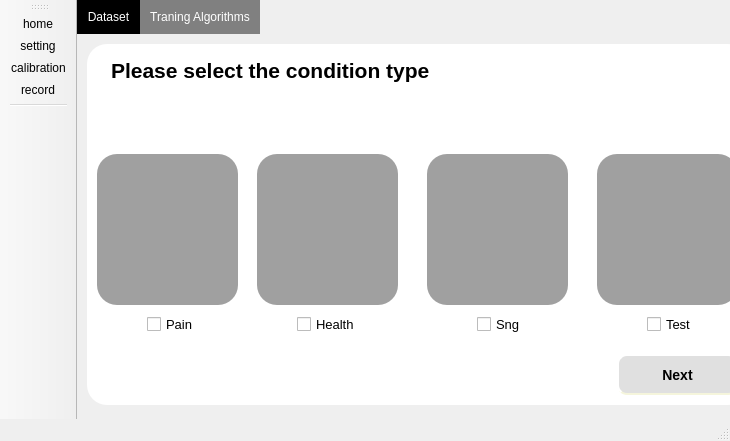
<?xml version="1.0" encoding="UTF-8"?>
<ui version="4.0">
 <class>MainWindow</class>
 <widget class="QMainWindow" name="MainWindow">
  <property name="geometry">
   <rect>
    <x>0</x>
    <y>0</y>
    <width>730</width>
    <height>441</height>
   </rect>
  </property>
  <property name="windowTitle">
   <string>MainWindow</string>
  </property>
  <widget class="QWidget" name="centralwidget">
   <widget class="QTabWidget" name="tabWidget">
    <property name="geometry">
     <rect>
      <x>0</x>
      <y>0</y>
      <width>681</width>
      <height>421</height>
     </rect>
    </property>
    <property name="styleSheet">
     <string notr="true">QTabWidget::tab-bar {
   border: 1px solid gray;
}
QTabBar::tab {
  background: gray;
  color: white;
  padding: 10px;
 }

 QTabBar::tab:selected {
  background: rgb(0, 0, 0);
 }
QTabWidget::pane { 
   border: none;
}</string>
    </property>
    <property name="currentIndex">
     <number>0</number>
    </property>
    <widget class="QWidget" name="tab">
     <attribute name="title">
      <string>Dataset</string>
     </attribute>
     <widget class="QLabel" name="label">
      <property name="geometry">
       <rect>
        <x>30</x>
        <y>140</y>
        <width>121</width>
        <height>121</height>
       </rect>
      </property>
      <property name="styleSheet">
       <string notr="true">border-bottom-right-radius:50px;</string>
      </property>
      <property name="text">
       <string/>
      </property>
      <property name="pixmap">
       <pixmap>image/coronavirus.png</pixmap>
      </property>
      <property name="scaledContents">
       <bool>true</bool>
      </property>
     </widget>
     <widget class="QLabel" name="label_2">
      <property name="geometry">
       <rect>
        <x>200</x>
        <y>140</y>
        <width>101</width>
        <height>121</height>
       </rect>
      </property>
      <property name="text">
       <string/>
      </property>
      <property name="pixmap">
       <pixmap>image/heart-beat.png</pixmap>
      </property>
      <property name="scaledContents">
       <bool>true</bool>
      </property>
     </widget>
     <widget class="QLabel" name="label_3">
      <property name="geometry">
       <rect>
        <x>360</x>
        <y>140</y>
        <width>121</width>
        <height>111</height>
       </rect>
      </property>
      <property name="text">
       <string/>
      </property>
      <property name="pixmap">
       <pixmap>image/pain.png</pixmap>
      </property>
      <property name="scaledContents">
       <bool>true</bool>
      </property>
     </widget>
     <widget class="QCheckBox" name="pain_checkbox">
      <property name="geometry">
       <rect>
        <x>70</x>
        <y>280</y>
        <width>51</width>
        <height>20</height>
       </rect>
      </property>
      <property name="font">
       <font>
        <pointsize>10</pointsize>
       </font>
      </property>
      <property name="text">
       <string>Pain</string>
      </property>
     </widget>
     <widget class="QCheckBox" name="health_checkbox">
      <property name="geometry">
       <rect>
        <x>220</x>
        <y>280</y>
        <width>61</width>
        <height>20</height>
       </rect>
      </property>
      <property name="font">
       <font>
        <pointsize>10</pointsize>
       </font>
      </property>
      <property name="text">
       <string>Health</string>
      </property>
     </widget>
     <widget class="QCheckBox" name="sng_checkbox">
      <property name="geometry">
       <rect>
        <x>400</x>
        <y>280</y>
        <width>51</width>
        <height>20</height>
       </rect>
      </property>
      <property name="font">
       <font>
        <pointsize>10</pointsize>
       </font>
      </property>
      <property name="text">
       <string>Sng</string>
      </property>
     </widget>
     <widget class="QPushButton" name="dataset_next_button">
      <property name="geometry">
       <rect>
        <x>540</x>
        <y>320</y>
        <width>121</width>
        <height>41</height>
       </rect>
      </property>
      <property name="styleSheet">
       <string notr="true">QPushButton {
    background-color:rgb(224, 224, 224);
    border-style: outset;
    border-width: 2px;
    border-radius: 10px;
    border-color: beige;
    font: bold 14px;
    padding: 6px;
}</string>
      </property>
      <property name="text">
       <string>Next</string>
      </property>
     </widget>
     <widget class="QLabel" name="label_15">
      <property name="geometry">
       <rect>
        <x>10</x>
        <y>10</y>
        <width>661</width>
        <height>361</height>
       </rect>
      </property>
      <property name="styleSheet">
       <string notr="true">background-color:rgba(255,255,255,255);
border-radius:20px;</string>
      </property>
      <property name="text">
       <string/>
      </property>
     </widget>
     <widget class="QTextBrowser" name="textBrowser_3">
      <property name="geometry">
       <rect>
        <x>30</x>
        <y>20</y>
        <width>361</width>
        <height>41</height>
       </rect>
      </property>
      <property name="font">
       <font>
        <pointsize>14</pointsize>
       </font>
      </property>
      <property name="frameShape">
       <enum>QFrame::NoFrame</enum>
      </property>
      <property name="frameShadow">
       <enum>QFrame::Plain</enum>
      </property>
      <property name="html">
       <string>&lt;!DOCTYPE HTML PUBLIC &quot;-//W3C//DTD HTML 4.0//EN&quot; &quot;http://www.w3.org/TR/REC-html40/strict.dtd&quot;&gt;
&lt;html&gt;&lt;head&gt;&lt;meta name=&quot;qrichtext&quot; content=&quot;1&quot; /&gt;&lt;style type=&quot;text/css&quot;&gt;
p, li { white-space: pre-wrap; }
&lt;/style&gt;&lt;/head&gt;&lt;body style=&quot; font-family:'MS Shell Dlg 2'; font-size:14pt; font-weight:400; font-style:normal;&quot;&gt;
&lt;p style=&quot; margin-top:0px; margin-bottom:0px; margin-left:0px; margin-right:0px; -qt-block-indent:0; text-indent:0px;&quot;&gt;&lt;span style=&quot; font-size:16pt; font-weight:600; color:#000000;&quot;&gt;Please select the condition type&lt;/span&gt;&lt;/p&gt;&lt;/body&gt;&lt;/html&gt;</string>
      </property>
     </widget>
     <widget class="QLabel" name="label_16">
      <property name="geometry">
       <rect>
        <x>20</x>
        <y>120</y>
        <width>141</width>
        <height>151</height>
       </rect>
      </property>
      <property name="styleSheet">
       <string notr="true">background-color: rgb(160,160,160);
border-radius: 20px;</string>
      </property>
      <property name="text">
       <string/>
      </property>
     </widget>
     <widget class="QLabel" name="label_22">
      <property name="geometry">
       <rect>
        <x>180</x>
        <y>120</y>
        <width>141</width>
        <height>151</height>
       </rect>
      </property>
      <property name="styleSheet">
       <string notr="true">background-color: rgb(160,160,160);
border-radius: 20px;</string>
      </property>
      <property name="text">
       <string/>
      </property>
     </widget>
     <widget class="QLabel" name="label_23">
      <property name="geometry">
       <rect>
        <x>520</x>
        <y>120</y>
        <width>141</width>
        <height>151</height>
       </rect>
      </property>
      <property name="styleSheet">
       <string notr="true">background-color: rgb(160,160,160);
border-radius: 20px;</string>
      </property>
      <property name="text">
       <string/>
      </property>
     </widget>
     <widget class="QLabel" name="label_18">
      <property name="geometry">
       <rect>
        <x>350</x>
        <y>120</y>
        <width>141</width>
        <height>151</height>
       </rect>
      </property>
      <property name="styleSheet">
       <string notr="true">background-color: rgb(160,160,160);
border-radius: 20px;</string>
      </property>
      <property name="text">
       <string/>
      </property>
     </widget>
     <widget class="QLabel" name="label_6">
      <property name="geometry">
       <rect>
        <x>550</x>
        <y>160</y>
        <width>91</width>
        <height>81</height>
       </rect>
      </property>
      <property name="text">
       <string/>
      </property>
      <property name="pixmap">
       <pixmap>image/question.png</pixmap>
      </property>
      <property name="scaledContents">
       <bool>true</bool>
      </property>
     </widget>
     <widget class="QCheckBox" name="test_checkbox">
      <property name="geometry">
       <rect>
        <x>570</x>
        <y>280</y>
        <width>51</width>
        <height>20</height>
       </rect>
      </property>
      <property name="font">
       <font>
        <pointsize>10</pointsize>
       </font>
      </property>
      <property name="text">
       <string>Test</string>
      </property>
     </widget>
     <zorder>label_15</zorder>
     <zorder>label_22</zorder>
     <zorder>label_16</zorder>
     <zorder>label</zorder>
     <zorder>label_2</zorder>
     <zorder>pain_checkbox</zorder>
     <zorder>health_checkbox</zorder>
     <zorder>sng_checkbox</zorder>
     <zorder>dataset_next_button</zorder>
     <zorder>textBrowser_3</zorder>
     <zorder>label_23</zorder>
     <zorder>label_18</zorder>
     <zorder>label_3</zorder>
     <zorder>label_6</zorder>
     <zorder>test_checkbox</zorder>
    </widget>
    <widget class="QWidget" name="tab_2">
     <attribute name="title">
      <string>Traning Algorithms</string>
     </attribute>
     <widget class="QLabel" name="label_17">
      <property name="geometry">
       <rect>
        <x>10</x>
        <y>10</y>
        <width>661</width>
        <height>371</height>
       </rect>
      </property>
      <property name="styleSheet">
       <string notr="true">background-color:rgba(255,255,255,255);
border-radius:20px;</string>
      </property>
      <property name="text">
       <string/>
      </property>
     </widget>
     <widget class="QPushButton" name="setting_next_button">
      <property name="geometry">
       <rect>
        <x>540</x>
        <y>320</y>
        <width>121</width>
        <height>41</height>
       </rect>
      </property>
      <property name="styleSheet">
       <string notr="true">QPushButton {
	background-color: rgb(255, 0, 0);
    border-style: outset;
    border-width: 2px;
    border-radius: 10px;
    border-color: beige;
    font: bold 14px;
    padding: 6px;
}</string>
      </property>
      <property name="text">
       <string>Next</string>
      </property>
     </widget>
     <widget class="QGroupBox" name="groupBox_2">
      <property name="geometry">
       <rect>
        <x>20</x>
        <y>130</y>
        <width>511</width>
        <height>241</height>
       </rect>
      </property>
      <property name="styleSheet">
       <string notr="true"/>
      </property>
      <property name="title">
       <string>Video record</string>
      </property>
      <widget class="QGroupBox" name="groupBox_6">
       <property name="geometry">
        <rect>
         <x>10</x>
         <y>70</y>
         <width>481</width>
         <height>161</height>
        </rect>
       </property>
       <property name="styleSheet">
        <string notr="true">background-color: rgb(160, 160, 160);</string>
       </property>
       <property name="title">
        <string/>
       </property>
       <widget class="QLabel" name="label_9">
        <property name="geometry">
         <rect>
          <x>10</x>
          <y>40</y>
          <width>81</width>
          <height>20</height>
         </rect>
        </property>
        <property name="font">
         <font>
          <pointsize>10</pointsize>
         </font>
        </property>
        <property name="layoutDirection">
         <enum>Qt::LeftToRight</enum>
        </property>
        <property name="text">
         <string>Type of Drug:</string>
        </property>
        <property name="alignment">
         <set>Qt::AlignCenter</set>
        </property>
       </widget>
       <widget class="QLabel" name="label_10">
        <property name="geometry">
         <rect>
          <x>10</x>
          <y>70</y>
          <width>81</width>
          <height>20</height>
         </rect>
        </property>
        <property name="font">
         <font>
          <pointsize>10</pointsize>
         </font>
        </property>
        <property name="text">
         <string>Mouse name:</string>
        </property>
       </widget>
       <widget class="QComboBox" name="typeofdrug">
        <property name="geometry">
         <rect>
          <x>100</x>
          <y>40</y>
          <width>81</width>
          <height>21</height>
         </rect>
        </property>
        <property name="styleSheet">
         <string notr="true">background-color: rgb(255, 255, 255);</string>
        </property>
        <item>
         <property name="text">
          <string>base</string>
         </property>
        </item>
        <item>
         <property name="text">
          <string>pain</string>
         </property>
        </item>
        <item>
         <property name="text">
          <string>vehicle</string>
         </property>
        </item>
        <item>
         <property name="text">
          <string>jmf3737</string>
         </property>
        </item>
        <item>
         <property name="text">
          <string>pregablin</string>
         </property>
        </item>
        <item>
         <property name="text">
          <string>Cap</string>
         </property>
        </item>
        <item>
         <property name="text">
          <string>ph5.2</string>
         </property>
        </item>
        <item>
         <property name="text">
          <string>ph7.3</string>
         </property>
        </item>
        <item>
         <property name="text">
          <string>Asic3Ko</string>
         </property>
        </item>
       </widget>
       <widget class="QLabel" name="NN_split">
        <property name="geometry">
         <rect>
          <x>40</x>
          <y>100</y>
          <width>51</width>
          <height>16</height>
         </rect>
        </property>
        <property name="font">
         <font>
          <pointsize>10</pointsize>
         </font>
        </property>
        <property name="text">
         <string>Date:</string>
        </property>
       </widget>
       <widget class="QLabel" name="batch_size">
        <property name="geometry">
         <rect>
          <x>20</x>
          <y>10</y>
          <width>81</width>
          <height>20</height>
         </rect>
        </property>
        <property name="font">
         <font>
          <pointsize>10</pointsize>
         </font>
        </property>
        <property name="text">
         <string>Save path:</string>
        </property>
       </widget>
       <widget class="QLineEdit" name="mousename_editor">
        <property name="geometry">
         <rect>
          <x>100</x>
          <y>70</y>
          <width>111</width>
          <height>22</height>
         </rect>
        </property>
        <property name="styleSheet">
         <string notr="true">background-color: rgb(255, 255, 255);</string>
        </property>
       </widget>
       <widget class="QLineEdit" name="savepath_editor">
        <property name="geometry">
         <rect>
          <x>100</x>
          <y>10</y>
          <width>301</width>
          <height>22</height>
         </rect>
        </property>
        <property name="styleSheet">
         <string notr="true">background-color: rgb(255, 255, 255);</string>
        </property>
       </widget>
       <widget class="QPushButton" name="LoadButton">
        <property name="geometry">
         <rect>
          <x>410</x>
          <y>10</y>
          <width>61</width>
          <height>21</height>
         </rect>
        </property>
        <property name="styleSheet">
         <string notr="true">QPushButton {
	background-color: rgb(255,255, 255);
    border-radius: 5px;
    font: 12px;
    padding: 3px;
}</string>
        </property>
        <property name="text">
         <string>Load</string>
        </property>
       </widget>
       <widget class="QDateEdit" name="dateEdit">
        <property name="geometry">
         <rect>
          <x>100</x>
          <y>100</y>
          <width>110</width>
          <height>22</height>
         </rect>
        </property>
        <property name="styleSheet">
         <string notr="true">QDateTimeEdit {
    background-color: white;
    border: 1px solid gray;
    padding: 2px;
    border-radius: 3px;
    font-size: 12px;
}</string>
        </property>
        <property name="currentSection">
         <enum>QDateTimeEdit::MonthSection</enum>
        </property>
       </widget>
       <widget class="QLabel" name="NN_split_2">
        <property name="geometry">
         <rect>
          <x>10</x>
          <y>130</y>
          <width>91</width>
          <height>20</height>
         </rect>
        </property>
        <property name="font">
         <font>
          <pointsize>9</pointsize>
         </font>
        </property>
        <property name="text">
         <string>Recording time:</string>
        </property>
       </widget>
       <widget class="QComboBox" name="recordingtime">
        <property name="geometry">
         <rect>
          <x>100</x>
          <y>130</y>
          <width>81</width>
          <height>21</height>
         </rect>
        </property>
        <property name="styleSheet">
         <string notr="true">background-color: rgb(255, 255, 255);</string>
        </property>
        <item>
         <property name="text">
          <string>1 min</string>
         </property>
        </item>
        <item>
         <property name="text">
          <string>3 min</string>
         </property>
        </item>
        <item>
         <property name="text">
          <string>5 min</string>
         </property>
        </item>
        <item>
         <property name="text">
          <string>10 min</string>
         </property>
        </item>
        <item>
         <property name="text">
          <string>15 min</string>
         </property>
        </item>
        <item>
         <property name="text">
          <string>20 min</string>
         </property>
        </item>
       </widget>
      </widget>
      <widget class="QCheckBox" name="calibration_checkbox">
       <property name="geometry">
        <rect>
         <x>10</x>
         <y>20</y>
         <width>481</width>
         <height>41</height>
        </rect>
       </property>
       <property name="font">
        <font>
         <pointsize>10</pointsize>
        </font>
       </property>
       <property name="styleSheet">
        <string notr="true">background-color: rgb(160, 160, 160);</string>
       </property>
       <property name="text">
        <string>Calibration</string>
       </property>
      </widget>
      <widget class="QLabel" name="label_5">
       <property name="geometry">
        <rect>
         <x>360</x>
         <y>30</y>
         <width>131</width>
         <height>21</height>
        </rect>
       </property>
       <property name="font">
        <font>
         <pointsize>9</pointsize>
        </font>
       </property>
       <property name="text">
        <string>*如果有做過不需再做</string>
       </property>
      </widget>
     </widget>
     <widget class="QTextBrowser" name="textBrowser_2">
      <property name="geometry">
       <rect>
        <x>170</x>
        <y>50</y>
        <width>361</width>
        <height>61</height>
       </rect>
      </property>
     </widget>
     <widget class="QPushButton" name="setting_check_button">
      <property name="geometry">
       <rect>
        <x>540</x>
        <y>270</y>
        <width>121</width>
        <height>41</height>
       </rect>
      </property>
      <property name="styleSheet">
       <string notr="true">QPushButton {
    background-color:rgb(224,224,224);
    border-style: outset;
    border-width: 2px;
    border-radius: 10px;
    border-color: beige;
    font: bold 14px;
    padding: 6px;
}</string>
      </property>
      <property name="text">
       <string>check</string>
      </property>
     </widget>
     <widget class="QLabel" name="label_4">
      <property name="geometry">
       <rect>
        <x>170</x>
        <y>30</y>
        <width>47</width>
        <height>13</height>
       </rect>
      </property>
      <property name="font">
       <font>
        <pointsize>10</pointsize>
        <weight>75</weight>
        <bold>true</bold>
       </font>
      </property>
      <property name="text">
       <string>Status</string>
      </property>
     </widget>
     <widget class="QLabel" name="choosed_data">
      <property name="geometry">
       <rect>
        <x>60</x>
        <y>30</y>
        <width>71</width>
        <height>16</height>
       </rect>
      </property>
      <property name="font">
       <font>
        <pointsize>10</pointsize>
        <weight>75</weight>
        <bold>true</bold>
       </font>
      </property>
      <property name="text">
       <string>Condition</string>
      </property>
     </widget>
     <widget class="QLabel" name="select_dataset">
      <property name="geometry">
       <rect>
        <x>50</x>
        <y>50</y>
        <width>71</width>
        <height>71</height>
       </rect>
      </property>
      <property name="text">
       <string/>
      </property>
      <property name="pixmap">
       <pixmap>image/heart-beat.png</pixmap>
      </property>
      <property name="scaledContents">
       <bool>true</bool>
      </property>
     </widget>
    </widget>
   </widget>
  </widget>
  <widget class="QStatusBar" name="statusbar"/>
  <widget class="QToolBar" name="toolBar">
   <property name="windowTitle">
    <string>toolBar</string>
   </property>
   <attribute name="toolBarArea">
    <enum>LeftToolBarArea</enum>
   </attribute>
   <attribute name="toolBarBreak">
    <bool>false</bool>
   </attribute>
   <addaction name="actionhome"/>
   <addaction name="actionsetting"/>
   <addaction name="actioncalibration"/>
   <addaction name="actionrecord"/>
   <addaction name="separator"/>
  </widget>
  <action name="actionhome">
   <property name="icon">
    <iconset>
     <normaloff>image/home.png</normaloff>image/home.png</iconset>
   </property>
   <property name="text">
    <string>home</string>
   </property>
  </action>
  <action name="actionsetting">
   <property name="icon">
    <iconset>
     <normaloff>image/setting.png</normaloff>image/setting.png</iconset>
   </property>
   <property name="text">
    <string>setting</string>
   </property>
  </action>
  <action name="actioncalibration">
   <property name="icon">
    <iconset>
     <normaloff>image/measurement.png</normaloff>image/measurement.png</iconset>
   </property>
   <property name="text">
    <string>calibration</string>
   </property>
  </action>
  <action name="actionrecord">
   <property name="icon">
    <iconset>
     <normaloff>image/video.png</normaloff>image/video.png</iconset>
   </property>
   <property name="text">
    <string>record</string>
   </property>
  </action>
 </widget>
 <resources/>
 <connections/>
</ui>
